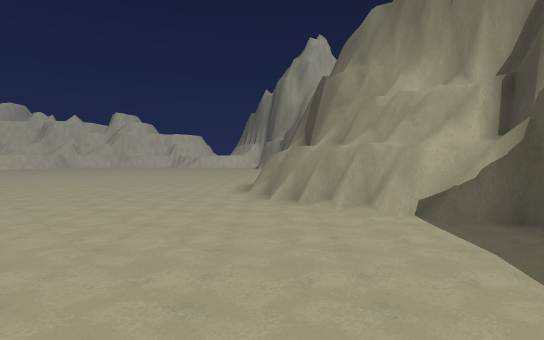
view 1 (above)

16 first-person views from a walk through a scene from a Unity 3-D project. The camera is 1.5 m above the floor, tilts 2° down and sees 80° across. The floor is counted in squares, 2 m on a side. Each view is taken from the middle of a square. On the plan, view 1 faces up. The plan holds only what a view shows up to about 11 squares ahead; the rest is blank. The place goes on beyond the plan. The player character is not drawn.

view 2
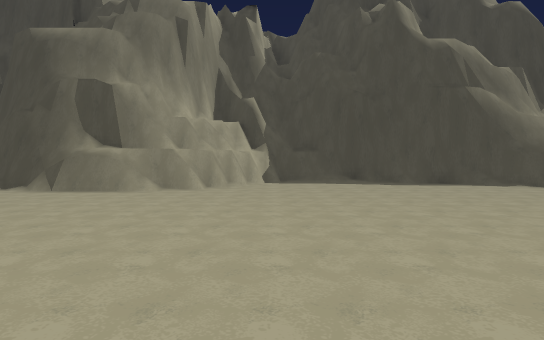

view 3
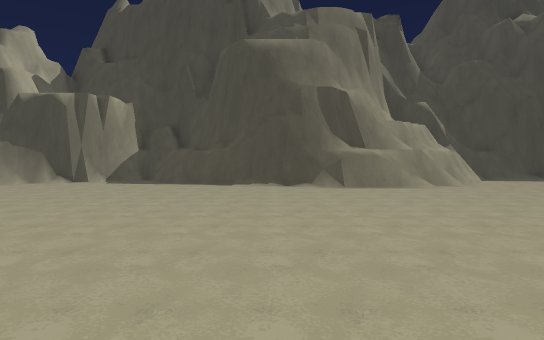

view 4
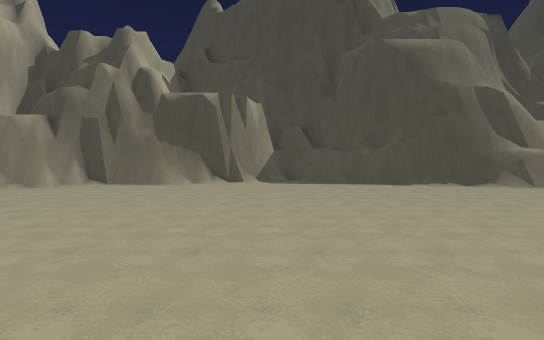

view 5
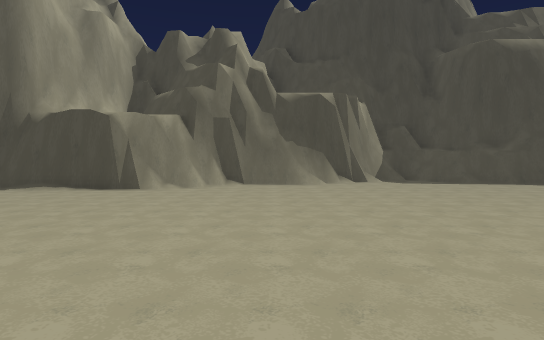

view 6
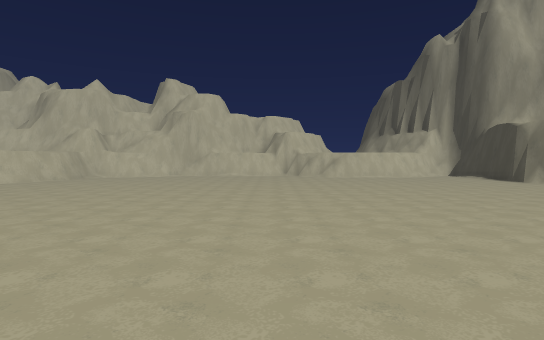

view 7
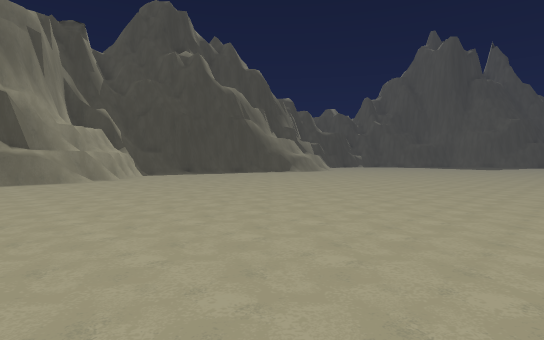

view 8
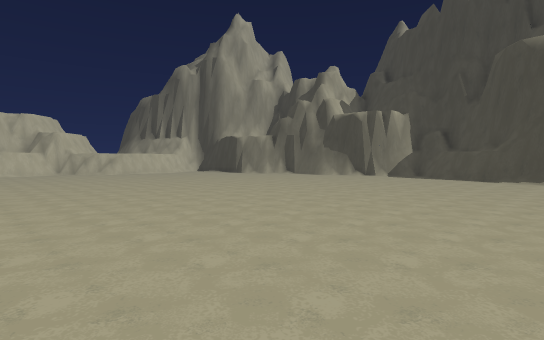

view 9
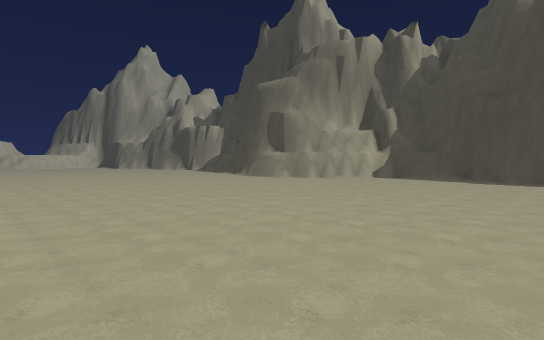

view 10
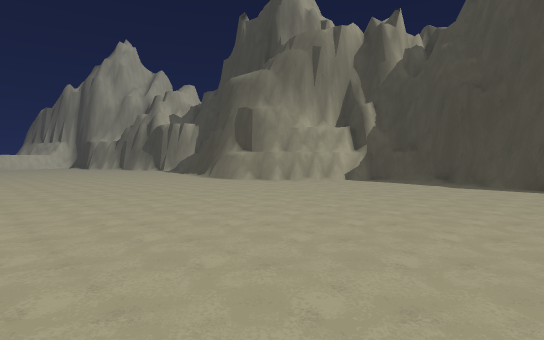

view 11
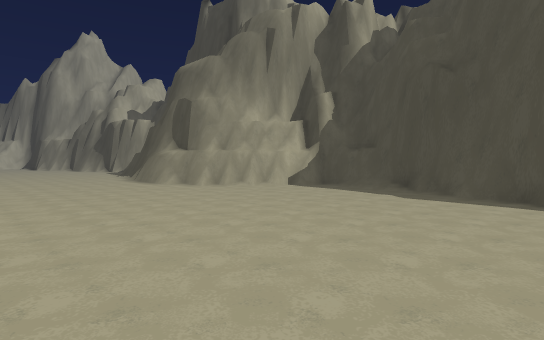

view 12
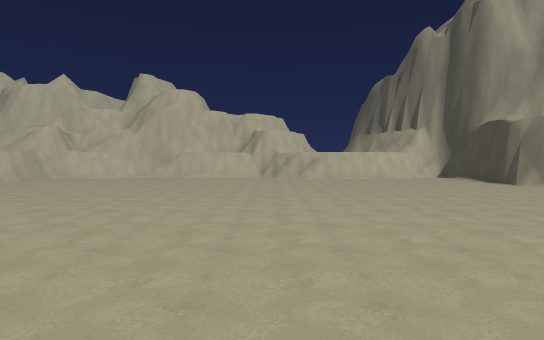

view 13
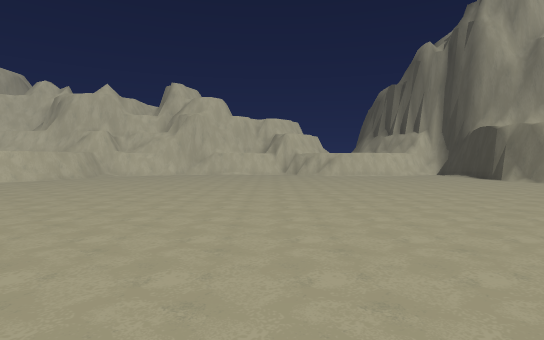

view 14
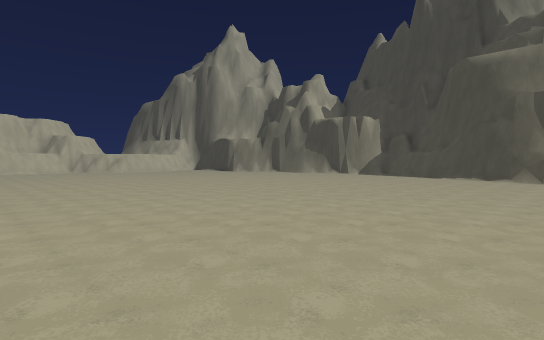

view 15
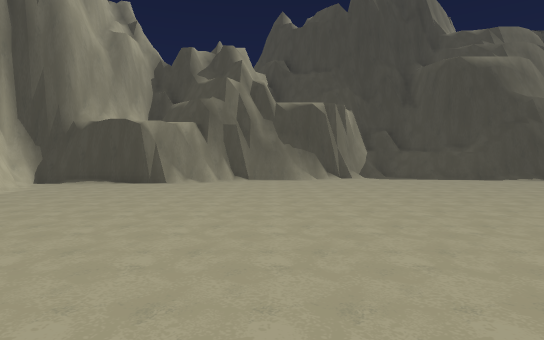

view 16
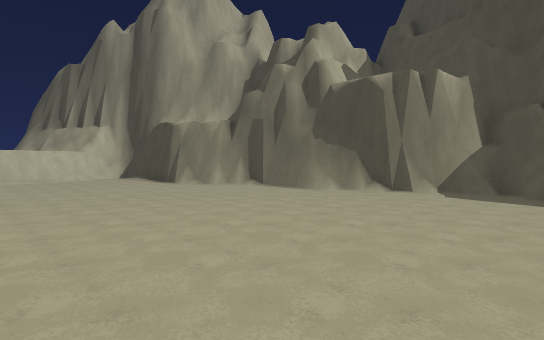

### Floor plan
Key: @ floor where view 1 was taken; # wall or solid block; . floor; / step, stairs or slope; = window, fence, low wall or low ledge; ^ raised ledge.
Columns run from 18 left of view 1 to 3 right of it. Each row starts with its distance up from view 1.
 25  ^/..............#
 24  #/..............#
 23 ^/...............##
 22 /.................##
 21  ..................#
 20   .................#
 19    ................#
 18     ...............##
 17      ...............#
 16      ...............#
 15       ..............#
 14       .............##
 13      ..............#
 12      ............./#
 11      ............./#
 10      .............##
  9      .............=#
  8      .............=#
  7       ............=#
  6       ............=##
  5       .............###
  4        ............./#
  3        ..............#
  2        ..............#
  1        ..............#
  0        ...........@.##
 -1        .............##
 -2        ............##

Positions as (right, up) in squares from view 1, and headings:
1: (0, 0), facing up
2: (-8, 4), facing right
3: (-9, 11), facing right
4: (-9, 16), facing right
5: (-9, 20), facing right
6: (-9, 13), facing up
7: (-12, 10), facing down-right
8: (-12, 10), facing up-right
9: (-10, -2), facing up-right
10: (-8, -2), facing up-right
11: (-5, -2), facing up-right
12: (-8, 14), facing up
13: (-9, 12), facing up
14: (-13, 8), facing up-right
15: (-11, 20), facing right
16: (-6, 14), facing up-right
